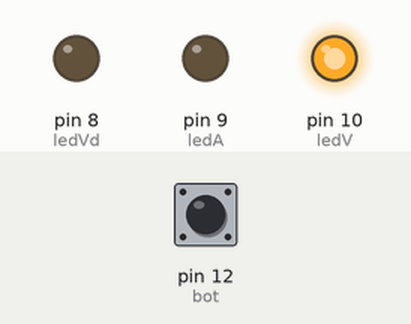
This sketch was run on a simulated Arduino Uno, built with avr-gcc and run on an emulated ATmega328P. Shown: output pins drawn as LEDs (lit = HIGH). The test bench sets the inputs (shaded band); at power-on: pin 12 (bot) HIGH.

Above: at 3.0 s.
At 8.0 s:
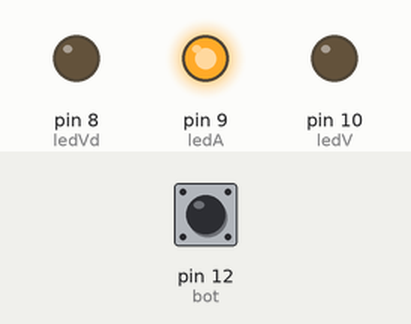
At 13.0 s:
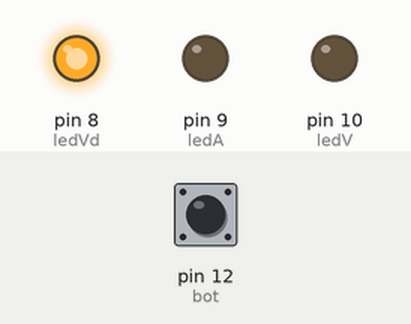
Timing chart, 0 to 20.8 s (numbered marks = the images above):
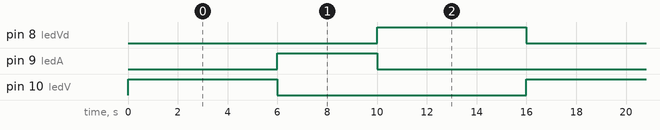

The sketch:

programa_sinaleiro_como_botao_270422.ino
```cpp
int ledV=10;
int ledA=9;
int ledVd=8;
int bot=12;
int entradabot = LOW;
void setup()
{
  pinMode(ledV, OUTPUT);
  pinMode(ledA, OUTPUT);
  pinMode(ledVd, OUTPUT);
  pinMode(bot,INPUT);
}

void loop()
{
  entradabot = digitalRead(bot);
  if (entradabot==LOW)
  {
  digitalWrite(ledV, HIGH);
    digitalWrite(ledA, LOW);
    digitalWrite(ledVd, LOW);
  }
  if (entradabot==HIGH)
  {
  digitalWrite(ledV, HIGH);
    digitalWrite(ledA, LOW);
    digitalWrite(ledVd, LOW);
    delay(6000);

    digitalWrite(ledV, LOW);
    digitalWrite(ledA, HIGH);
    digitalWrite(ledVd, LOW);
    delay(4000);

    digitalWrite(ledV, LOW);
    digitalWrite(ledA, LOW);
    digitalWrite(ledVd, HIGH);
    delay(6000);
  }


}
```

Measured:
- by itself, pin 8 (ledVd), pin 10 (ledV): alternates HIGH for 6.0 s and LOW for 10.0 s
- by itself, pin 9 (ledA): alternates HIGH for 4.0 s and LOW for 12.0 s
- by itself, everything shown: repeats every 16.0 s, in 3 steps
